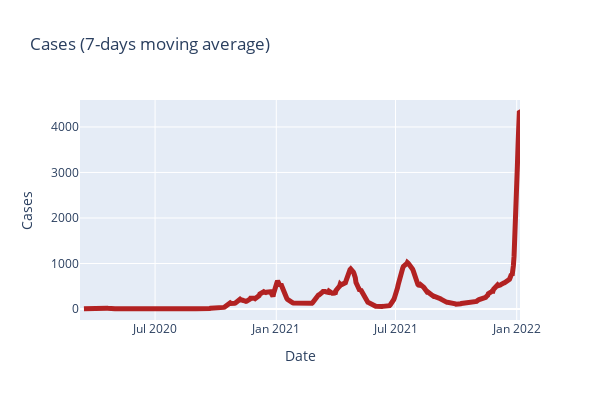

Source (notebook cell):
### Markdown cell above
### 7-day moving average

### Code cell
# 7-days moving average
df_s1["cases_7days"] = df_s1["daily new cases"].rolling(window=7, center=False).mean() 

px.scatter(
    df_s1,
    x="date",
    y="cases_7days",
    labels={"date":"Date", "cases_7days":"Cases"},
    width=600,
    height=400,
    title='Cases (7-days moving average)')\
    .update_traces(mode='lines', 
                   line = dict(color='firebrick', width=5))

#    .update_traces(mode='lines+markers', 
#                   line = dict(color='firebrick', width=5),
#                   marker=dict(size=0,color="firebrick"))

### Figure 1 — Plotly figure (JSON) as saved in the notebook; plotly's stock layout.template omitted (floating-point values rounded to 4 significant figures; data arrays with more than 128 entries replaced by an {"elided": "..."} marker saying what was removed)
{"data": [{"hovertemplate": "Date=%{x}<br>Cases=%{y}<extra></extra>", "legendgroup": "", "line": {"color": "firebrick", "width": 5}, "marker": {"color": "#636efa", "symbol": "circle"}, "mode": "lines", "name": "", "orientation": "v", "showlegend": false, "type": "scatter", "x": {"elided": "669 str values"}, "xaxis": "x", "y": {"elided": "669 float values"}, "yaxis": "y"}], "layout": {"height": 400, "legend": {"tracegroupgap": 0}, "title": {"text": "Cases (7-days moving average)"}, "width": 600, "xaxis": {"anchor": "y", "domain": [0, 1], "title": {"text": "Date"}}, "yaxis": {"anchor": "x", "domain": [0, 1], "title": {"text": "Cases"}}}}
